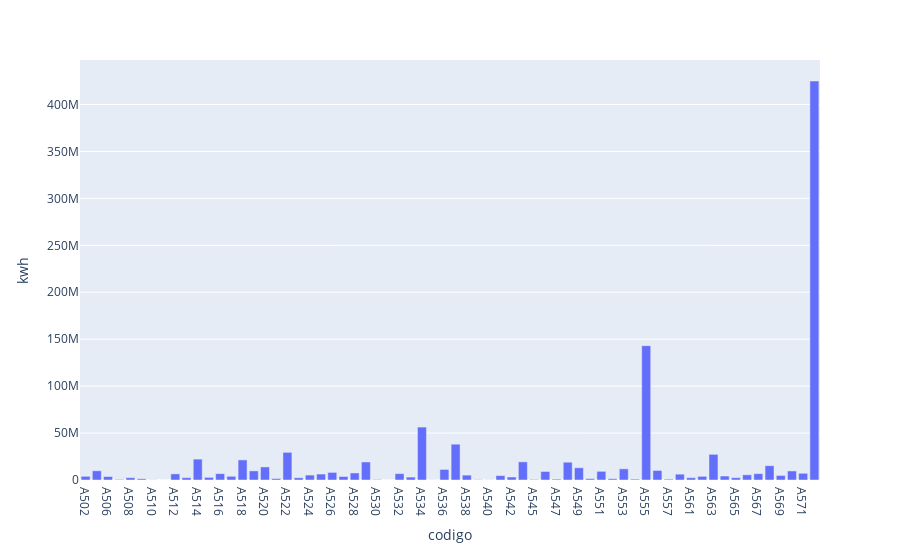

The cell this chart's notebook holds for it:
### Code cell
planilha['Gamesa'][['codigo','kwh']].plot(kind='bar', x='codigo', y='kwh')

### Figure 1 — Plotly figure (JSON) as saved in the notebook; plotly's stock layout.template omitted (floating-point values rounded to 4 significant figures)
{"data": [{"alignmentgroup": "True", "hovertemplate": "codigo=%{x}<br>kwh=%{y}<extra></extra>", "legendgroup": "", "marker": {"color": "#636efa", "pattern": {"shape": ""}}, "name": "", "offsetgroup": "", "orientation": "v", "showlegend": false, "textposition": "auto", "type": "bar", "x": ["A502", "A505", "A506", "A507", "A508", "A509", "A510", "A511", "A512", "A513", "A514", "A515", "A516", "A517", "A518", "A519", "A520", "A521", "A522", "A523", "A524", "A525", "A526", "A527", "A528", "A529", "A530", "A531", "A532", "A533", "A534", "A535", "A536", "A537", "A538", "A539", "A540", "A541", "A542", "A544", "A545", "A546", "A547", "A548", "A549", "A550", "A551", "A552", "A553", "A554", "A555", "A556", "A557", "A559", "A561", "A562", "A563", "A564", "A565", "A566", "A567", "A568", "A569", "A570", "A571", "F501"], "xaxis": "x", "y": [3919000.0, 9818000.0, 3697000.0, 597300.0, 2461000.0, 1311000.0, 129600.0, 17530.0, 6505000.0, 2485000.0, 22250000.0, 2796000.0, 6776000.0, 3940000.0, 21390000.0, 9703000.0, 13910000.0, 1530000.0, 29450000.0, 2375000.0, 5253000.0, 6328000.0, 8092000.0, 3714000.0, 7501000.0, 19220000.0, 482700.0, 19770.0, 6762000.0, 3097000.0, 56370000.0, 82720.0, 11240000.0, 38150000.0, 5195000.0, 307700.0, 104400.0, 4673000.0, 3184000.0, 19360000.0, 588200.0, 9064000.0, 915800.0, 18950000.0, 13020000.0, 1385000.0, 9236000.0, 1369000.0, 11890000.0, 931300.0, 143100000.0, 10170000.0, 892500.0, 6224000.0, 2448000.0, 3898000.0, 27360000.0, 4232000.0, 2451000.0, 5526000.0, 6794000.0, 15240000.0, 4817000.0, 9656000.0, 7144000.0, 425000000.0], "yaxis": "y"}], "layout": {"barmode": "relative", "legend": {"tracegroupgap": 0}, "margin": {"t": 60}, "xaxis": {"anchor": "y", "domain": [0, 1], "title": {"text": "codigo"}}, "yaxis": {"anchor": "x", "domain": [0, 1], "title": {"text": "kwh"}}}}
